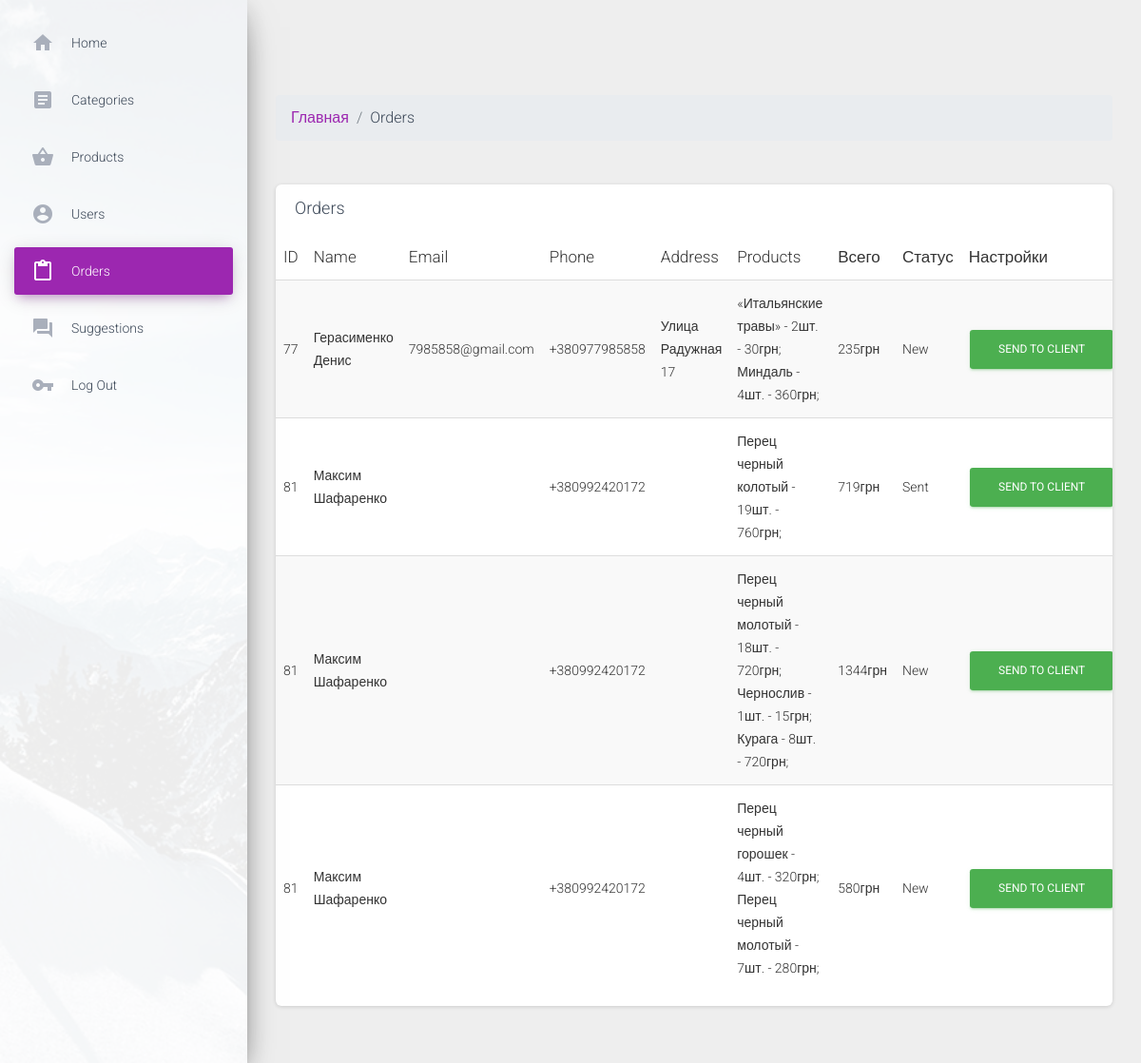
The page /admin/orders.php on the database its author committed.
### tables this page shows
CREATE TABLE `orders` (
  `id` int(11) NOT NULL,
  `user_id` int(11) NOT NULL,
  `user_name` varchar(255) NOT NULL,
  `products` text NOT NULL,
  `creat_at` datetime NOT NULL DEFAULT current_timestamp(),
  `phone` varchar(255) NOT NULL,
  `email` varchar(100) NOT NULL,
  `area` varchar(100) NOT NULL,
  `city` varchar(100) NOT NULL,
  `delivery` varchar(255) NOT NULL,
  `total_price` varchar(100) NOT NULL,
  `status` varchar(255) NOT NULL
);

CREATE TABLE `users` (
  `id` int(11) NOT NULL,
  `name` varchar(255) NOT NULL,
  `phone` varchar(255) NOT NULL,
  `email` varchar(255) NOT NULL,
  `address` varchar(255) NOT NULL,
  `password` varchar(255) NOT NULL
);

CREATE TABLE `products` (
  `id` int(11) NOT NULL,
  `title` varchar(255) NOT NULL,
  `description` text NOT NULL,
  `content` text NOT NULL,
  `mass` varchar(255) NOT NULL,
  `category_id` int(11) NOT NULL,
  `image` varchar(255) NOT NULL,
  `costs` varchar(100) NOT NULL
);

### admin/orders.php (the view, shortened to what this page needs)
<?php
    include $_SERVER['DOCUMENT_ROOT'] . '/admin/parts/header.php';
?>
<nav aria-label="breadcrumb">
  <ol class="breadcrumb">
    <li class="breadcrumb-item"><a href="/admin">Главная</a></li>
    <li class="breadcrumb-item">Orders</li>
  </ol>
</nav>
    <div class="row">
        <div class="col-md-12">
            <div class="card strpied-tabled-with-hover">
                <div class="card-header ">
                    <h4 class="card-title">Orders</h4>
                </div>
                <div class="card-body table-full-width table-responsive">
                    <table class="table table-hover table-striped">
                        <thead>
                            <th>ID</th>
                            <th>Name</th>
                            <th>Email</th>
                            <th>Phone</th>
                            <th>Address</th>
                            <th>Products</th>
                            <th>Всего</th>
                            <th>Статус</th>
                            <th>Настройки</th>
                        </thead>
                        <tbody>
                            <?php
                                $sql = "SELECT * FROM orders";
                                $result = $conn -> query($sql);
                                while ($row = mysqli_fetch_assoc($result)) {
                                	$sql_user = "SELECT * FROM users WHERE id = " . $row ["user_id"];
								    $result_user = $conn -> query($sql_user);
								    $user = mysqli_fetch_assoc($result_user);
								    $basket = json_decode($row["products"], true);
                                    ?>
                                        <tr>
                                            <td><?php echo $user ["id"] ?></td>
                                            <td><?php echo $user ["name"] ?></td>
                                            <td><?php echo $user ["email"] ?></td>
                                            <td><?php echo $user ["phone"] ?></td>
                                            <td><?php echo $user ["address"] ?></td>
                                            <td>
                                                <?php for ($i = 0; $i < count($basket["basket"]); $i++) {
                                                    $sql_p = "SELECT * FROM products WHERE id = ". $basket["basket"][$i]["product_id"];
                                                    $result_p = $conn->query($sql_p);
                                                    $product = mysqli_fetch_assoc($result_p);
                                                    echo $product["title"] . ' - ' . $basket["basket"][$i]["count"] . 'шт. - ' . $basket["basket"][$i]["count"] * $product["costs"] . 'грн;' . '<br>';
                                                } ?>
                                            </td>
                                            <td><?php echo $row ["total_price"] ?></td>
                                            <td id="status#<?php echo $row['id'] ?>"><?php echo $row ["status"] ?></td>
                                                <td><button id="changeProductStatus" onclick="changeStatus(this,<?php echo $row["id"]?>)" type="button" class="btn btn-success">Send to client</button></td>
                                        </tr>
                                    <?php
                                }
                            ?>
                        </tbody>
                    </table>
                </div>
            </div>
        </div>
<?php
    include $_SERVER['DOCUMENT_ROOT'] . '/admin/parts/footer.php';
?>

### rows shown on the page
orders: user "77", user.name "Герасименко Денис", user.email "7985858@gmail.com", user.phone "+380977985858", user.address "Улица Радужная 17", products.title "«Итальянские травы»", products "2", $basket['basket'][$i]['count']*$product['costs'] "30", products.title "Миндаль", products "4", $basket['basket'][$i]['count']*$product['costs'] "360", total_price "235грн", status "New"
orders: user "81", user.name "Максим Шафаренко", user.phone "+380992420172", products.title "Перец черный колотый", products "19", $basket['basket'][$i]['count']*$product['costs'] "760", total_price "719грн", status "Sent"
orders: user "81", user.name "Максим Шафаренко", user.phone "+380992420172", products.title "Перец черный молотый", products "18", $basket['basket'][$i]['count']*$product['costs'] "720", products.title "Чернослив", products "1", $basket['basket'][$i]['count']*$product['costs'] "15", products.title "Курага", products "8", total_price "1344грн", status "New"
orders: user "81", user.name "Максим Шафаренко", user.phone "+380992420172", products.title "Перец черный горошек", products "4", $basket['basket'][$i]['count']*$product['costs'] "320", products.title "Перец черный молотый", products "7", $basket['basket'][$i]['count']*$product['costs'] "280", total_price "580грн", status "New"
